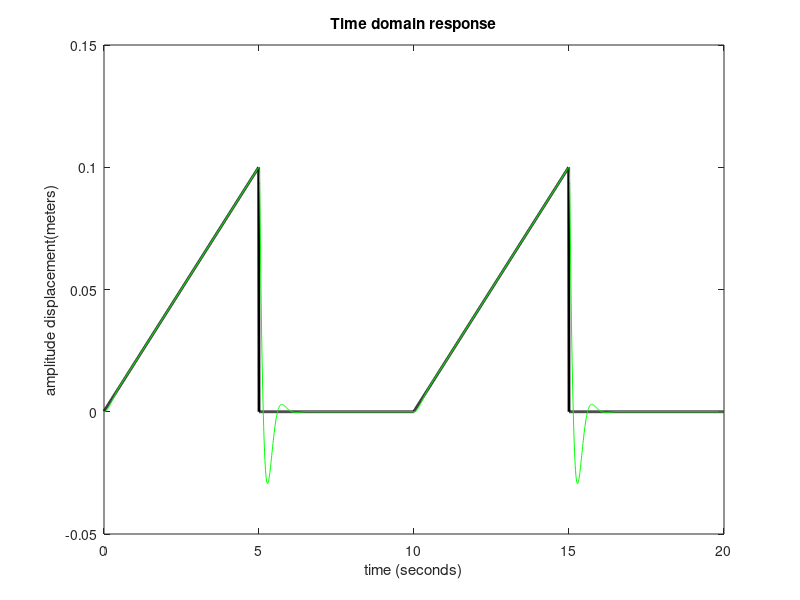

The MATLAB source for this figure:
%System dynamics project input 3
b=2500;
A=[0 1 0 0;-4888.88 -b/36 444.44 b/36;0 0 0 1;66.667 b/240 -66.667 -b/240];
B=[0;4444.44;0;0];
C=[1 0 0 0;0 0 1 0];
D=[0;0];
sys=ss(A,B,C,D);
% 1 m/s input drop from side walk
t=0:.01:19.99;
w=.01:.01:5;
u1=(w/50);
u2=0*ones(1,500);
u3=(w/50);
u4=0*ones(1,500);
u=[u1 u2 u3 u4 ];
[y,t]=lsim(sys,u,t);
y1=[1 0]*y';
y2=[0 1]*y';
plot(t,u,'k','linewidth',2)
hold on 
%plot(t,y1,'g') %mass 1 tire
plot(t,y2,'g')  %mass 2 chasis
xlabel('time (seconds)')
ylabel('amplitude displacement(meters)')
title('Time domain response')
%plot(t,y2-y1,'b')
